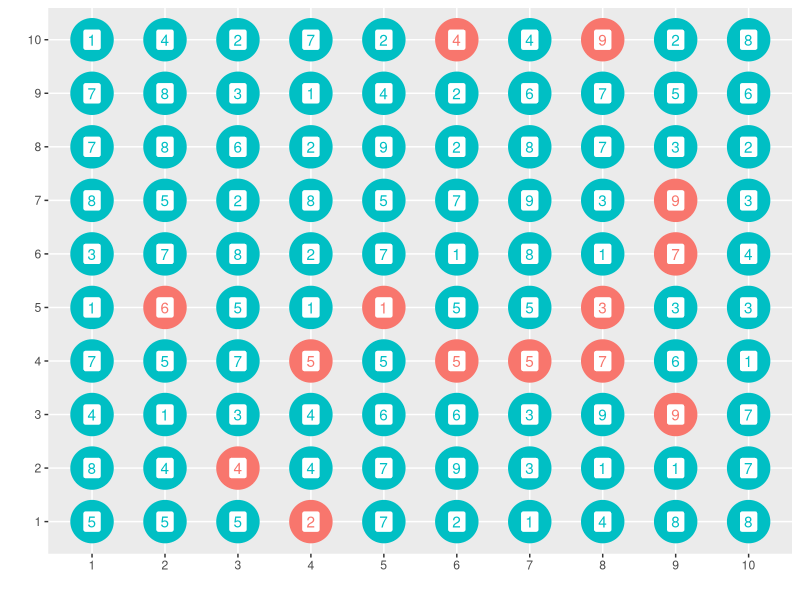

R code for this plot:
library(ggplot2)

## Create 10 x 10 grid
df <- expand.grid(
  Column = factor(1:10),
  Row = factor(1:10)
)

## Draw sample
df$Sample <- factor(
  sample(x = 1:2, size = 100, replace = TRUE, prob = c(0.2, 0.8)),
  labels = c("Unselected", "Selected")
)

df$Value <- sample(x = 1:9, size = 100, replace = TRUE)

## Plot sample
ggplot(
  data = df, mapping = aes(
    x = Column, y = Row, color = Sample, label = Value
    )) + 
  geom_point(size = 14) + 
  geom_label(hjust = 0.5, vjust = 0.5) + 
  theme(legend.position = "none") + 
  xlab("") + ylab("")
